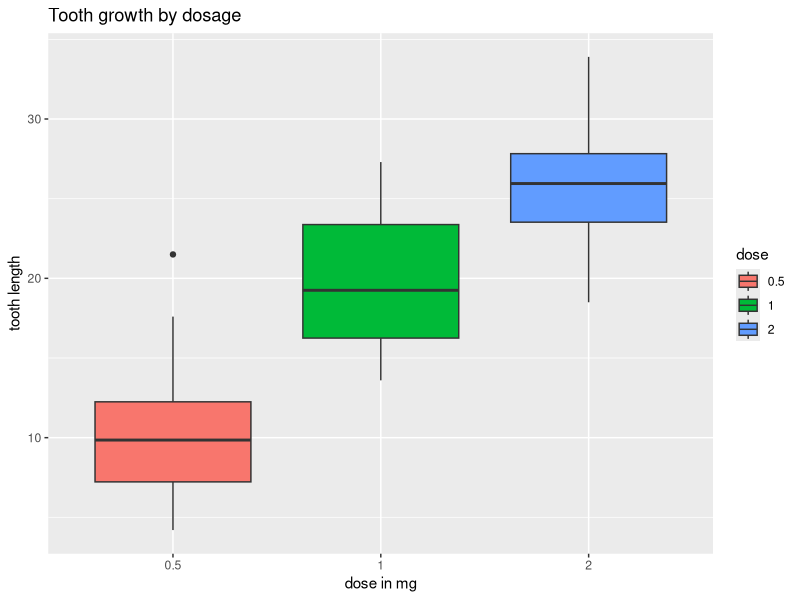
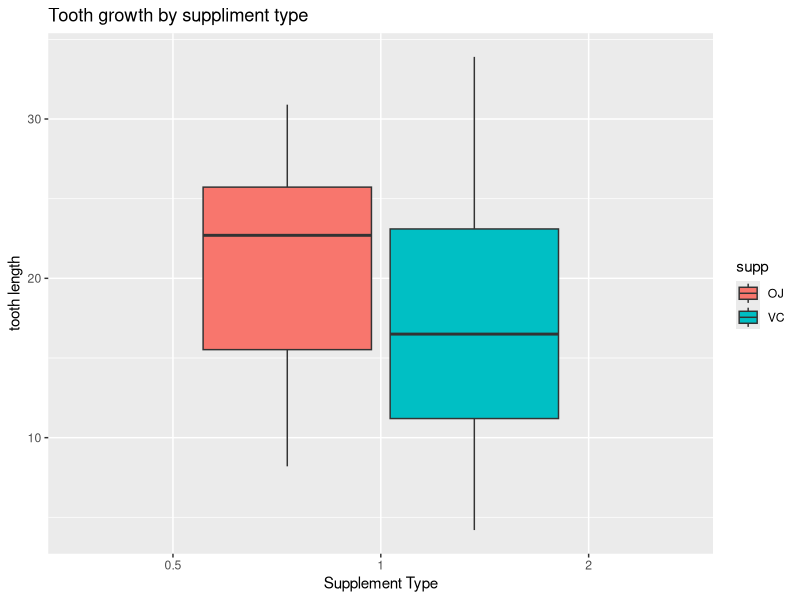

Reproduce these figures in R, in order.
## ---- chunk 1
#load data
library(datasets)
library(ggplot2)
data("ToothGrowth")
#look at data structure
str(ToothGrowth)
## ---- chunk 2
#look at head of the data
head(ToothGrowth)
## ---- chunk 3
unique(ToothGrowth$dose)
## ---- chunk 4
#convert dose to factor
ToothGrowth$dose <- as.factor(ToothGrowth$dose)
#look at new data structure
str(ToothGrowth)
## ---- chunk 5
summary(ToothGrowth)
## ---- chunk 6
p <- ggplot(data = ToothGrowth, aes(x=dose, y=len, group=dose)) + geom_boxplot(aes(fill=dose)) +ggtitle("Tooth growth by dosage") 
p <- p + xlab("dose in mg") + ylab("tooth length")
p
## ---- chunk 7
p <- ggplot(data = ToothGrowth, aes(x=dose, y=len, group=supp)) + geom_boxplot(aes(fill=supp)) +ggtitle("Tooth growth by suppliment type") 
p <- p + xlab("Supplement Type") + ylab("tooth length")
p
## ---- chunk 8
t.test(len ~ supp, data = ToothGrowth)
## ---- chunk 9
group1 <- subset(ToothGrowth, dose %in% c(0.5,1.0))
group2 <- subset(ToothGrowth, dose %in% c(0.5,2.0))
group3 <- subset(ToothGrowth, dose %in% c(1.0,2.0))
## ---- chunk 10
t.test(len ~ dose, data = group1)
## ---- chunk 11
t.test(len ~ dose, data = group2)
## ---- chunk 12
t.test(len ~ dose, data = group3)
